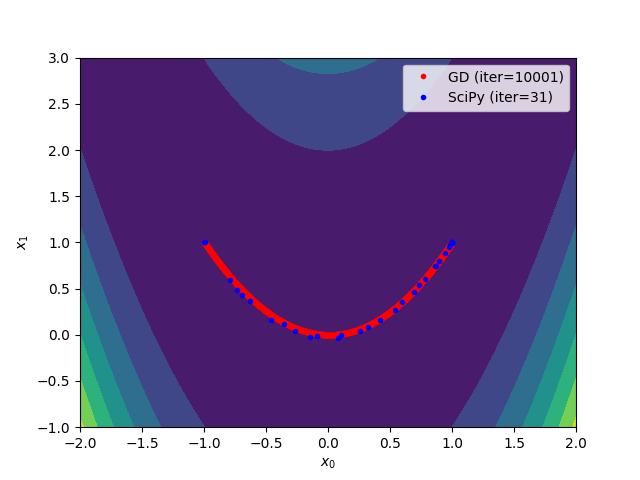

This figure's Python source:
import numpy as np
import matplotlib.pyplot as plt
from scipy.optimize import minimize

if __name__ == '__main__':
    # Define a cost function and its gradient
    f   = lambda x: (1 - x[0])**2 + 100*(x[1] - x[0]**2)**2
    # TODO: Fill the gradient vector as [df / dx[0], df / dx[1]]
    fd  = lambda x: np.array([
        -2 * (1 - x[0]) - 400 * x[0] * (x[1] - x[0]**2),  # df/dx0
        200 * (x[1] - x[0]**2)                            # df/dx1
    ])

    # Define configuration
    x_init = [-1, 1]   # Please try other initial points
    learn_rate = 0.001 # Please try 0.01, 0.005, and 0.0001
    max_iter = 10000   # Please try 100, 1000, and 100000
    min_tol = 1e-6

    # Optimize the cost function using my gradient descent
    x = np.array(x_init)
    gd_xs = [x]
    for i in range(max_iter):
        # Run the gradient descent
        xp = x
        x = x - learn_rate * fd(x) # TODO: Implement your gradient descent
        gd_xs.append(x)

        # Check the terminal condition
        if np.linalg.norm(x - xp) < min_tol:
            break
    gd_xs = np.array(gd_xs)

    # Optimize the cost function using SciPy
    result = minimize(f, x_init, tol=min_tol, options={'maxiter': max_iter, 'return_all': True})
    sp_xs = np.array(result.allvecs)

    # Visualize the results
    x_range = np.linspace(-2, 2, 100)
    y_range = np.linspace(-1, 3, 100)
    xx, yy = np.meshgrid(x_range, y_range)
    zz = f((xx, yy))
    plt.contourf(xx, yy, zz)
    plt.plot(gd_xs[:,0], gd_xs[:,1], 'r.', label=f'GD (iter={len(gd_xs)})')
    plt.plot(sp_xs[:,0], sp_xs[:,1], 'b.', label=f'SciPy (iter={result.nit})')
    plt.xlabel('$x_0$')
    plt.ylabel('$x_1$')
    plt.legend()
    plt.show()
